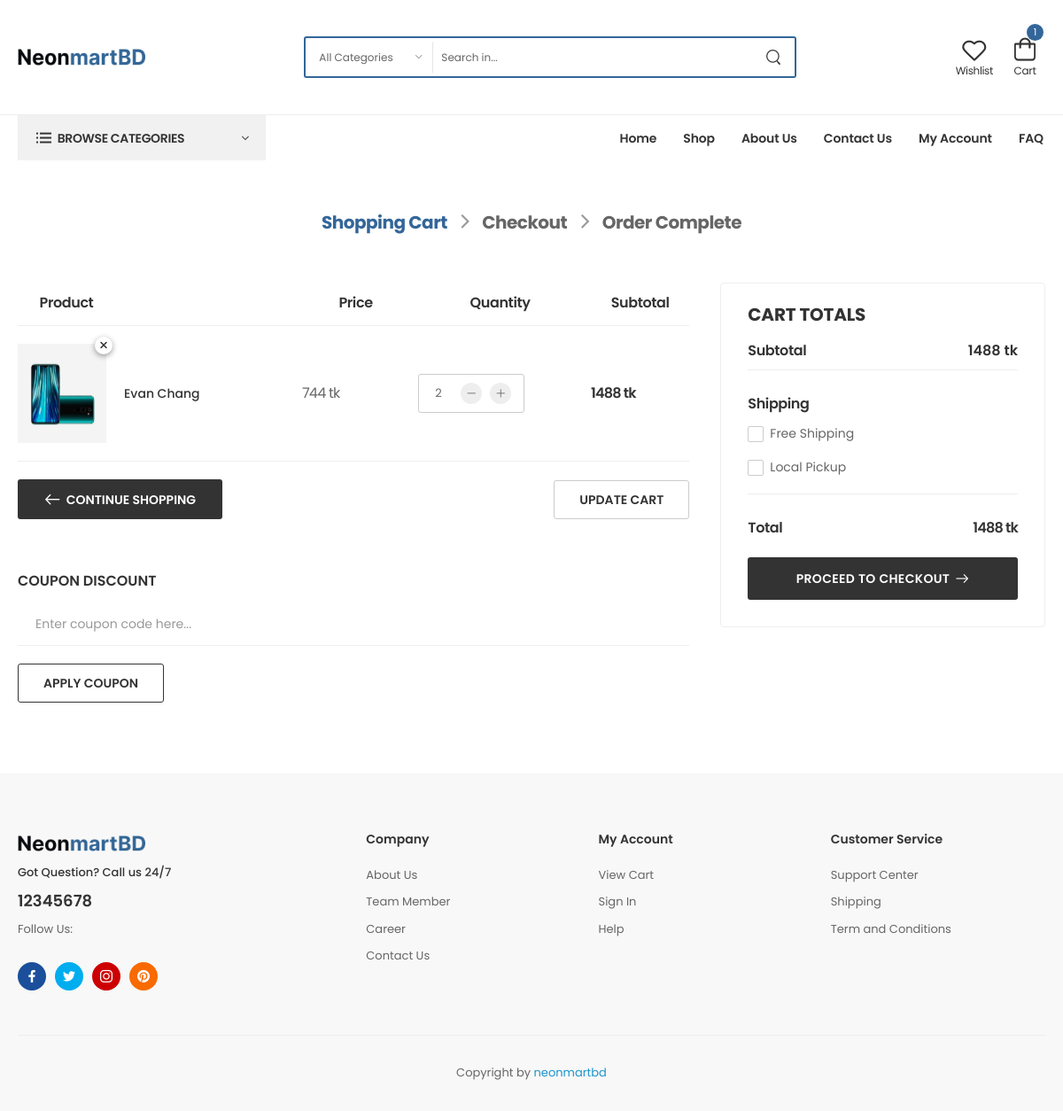
The app's page /cart (signed in) with its own data.
### core/models.py (models this page shows, shortened)
class Cart(models.Model):
    user = models.ForeignKey(User, on_delete=models.CASCADE)
    product = models.ForeignKey(Products,  on_delete=models.CASCADE)
    quantity = models.PositiveIntegerField(default=1)
    def line_total(self):
        return self.quantity * self.product.price

class Products(models.Model):
    name = models.CharField(max_length=500)
    category = models.ForeignKey(Category, on_delete=models.CASCADE)
    sku = models.CharField(max_length=200)
    price = models.PositiveIntegerField()
    review = models.PositiveIntegerField(null=True,blank=True,default=0)
    sort_description = RichTextField()
    slug = AutoSlugField(populate_from="name", null=True, unique=True)
    description = RichTextField()
    image = models.ImageField(upload_to="Product Image")

### core/views.py (the view, shortened to what this page needs)
# urls.py: path('cart',cart,name="cart"),
def cart(request):
    if request.user.is_authenticated:
        cart = Cart.objects.filter(user=request.user)
        subtotal = get_subTotal(cart)
        return render(request,"core/cart.html",locals())
    else:
        return redirect("login")

### core/views.py (called while the page is built)
def get_subTotal(carts):
    cartTotals = []
    for cart in carts:
        subtotal  = cart.product.price*cart.quantity
        cartTotals.append(subtotal)
    return sum(cartTotals)

### core/templates/core/cart.html (shortened to what this page needs)
{% extends "base/base.html" %}
{% load static %}
{% block body %}
<link rel="stylesheet" type="text/css" href="{% static 'assets/css/style.min.css' %}" />
<main class="main cart">
  <nav class="breadcrumb-nav">
    <div class="container">
      <ul class="breadcrumb shop-breadcrumb bb-no">
        <li class="active"><a href="">Shopping Cart</a></li>
        <li><a href="">Checkout</a></li>
        <li><a href="">Order Complete</a></li>
      </ul>
    </div>
  </nav>
  <div class="page-content">
    <div class="container">
      <div class="row gutter-lg mb-10">
        <div class="col-lg-8 pr-lg-4 mb-6">
          <table class="shop-table cart-table">
            <thead>
              <tr>
                <th class="product-name"><span>Product</span></th>
                <th></th>
                <th class="product-price"><span>Price</span></th>
                <th class="product-quantity"><span>Quantity</span></th>
                <th class="product-subtotal"><span>Subtotal</span></th>
              </tr>
            </thead>
            <tbody>
              {% if cart %}
              {% for cart in cart %}
              <tr>
                <td class="product-thumbnail">
                  <div class="p-relative">
                    <a href="{% url 'product_details' cart.product.slug %}">
                      <figure>
                        <img src="{{cart.product.image.url}}" alt="product" width="300" height="338" />
                      </figure>
                    </a>
                    <button type="submit" class="btn btn-close">
                      <a href="{% url 'deleteCart' cart.id %}">
                      </a>
                    </button>
                  </div>
                </td>
                <td class="product-name">
                  <a href="{% url 'product_details' cart.product.slug %}">
                    {{cart.product.name}}
                  </a>
                </td>
                <td class="product-price">
                  <span class="amount">{{cart.product.price}} tk</span>
                </td>
                <td class="product-quantity">
                  <div class="input-group">
                    <button class="quantity_plus w-icon-plus"></button>
                    <button class="quantity_minus w-icon-minus"></button>
                  </div>
                </td>
                <td class="product-subtotal">
                  <span class="amount">{{cart.line_total}} tk</span>
                </td>
              </tr>
              {% endfor %}
              {% else%}
              <tr>
                <td colspan="4" class="text-center text-danger">
                  Cart Empty!
                </td>
              </tr>
              {% endif %}
            </tbody>
          </table>
          <div class="cart-action mb-6">
            <a href="{% url 'shop_page' %}" class="btn btn-dark btn-rounded btn-icon-left btn-shopping mr-auto">Continue Shopping</a>
            <button type="submit" class="btn btn-rounded btn-update" name="update_cart" value="Update Cart">
              Update Cart
            </button>
          </div>
          <form class="coupon">
            <h5 class="title coupon-title font-weight-bold text-uppercase">
              Coupon Discount
            </h5>
            <input type="text" class="form-control mb-4" placeholder="Enter coupon code here..." required />
            <button class="btn btn-dark btn-outline btn-rounded">
              Apply Coupon
            </button>
          </form>
        </div>
        <div class="col-lg-4 sticky-sidebar-wrapper">
          <div class="sticky-sidebar">
            <div class="cart-summary mb-4">
              <h3 class="cart-title text-uppercase">Cart Totals</h3>
              <div class="cart-subtotal d-flex align-items-center justify-content-between">
                <label class="ls-25">Subtotal</label>
                <span>{{subtotal}} tk</span>
              </div>
              <hr class="divider" />
               <ul class="shipping-methods mb-2">
                <li>
                  <label class="shipping-title text-dark font-weight-bold">Shipping</label>
                </li>
                <li>
                  <div class="custom-radio">
                    <label for="free-shipping" class="custom-control-label color-dark">Free Shipping</label>
                  </div>
                </li>
                <li>
                  <div class="custom-radio">
                    <label for="local-pickup" class="custom-control-label color-dark">Local Pickup</label>
                  </div>
                </li>
              </ul>
              <hr class="divider mb-6" />
              <div class="order-total d-flex justify-content-between align-items-center">
                <label>Total</label>
                <span class="ls-50">{{subtotal}} tk</span>
              </div>
              <a href="{% url 'checkout' %}" class="btn btn-block btn-dark btn-icon-right btn-rounded btn-checkout">
                Proceed to checkout</a>
            </div>
          </div>
        </div>
      </div>
    </div>
  </div>
</main>
{% endblock body %}

### records on screen
Cart: product.image (picture), product.name "Evan Chang", product.price "744", line_total "1488"

### other values on screen
{{ cart|length }} "1"
{{ subtotal }} "1488"
